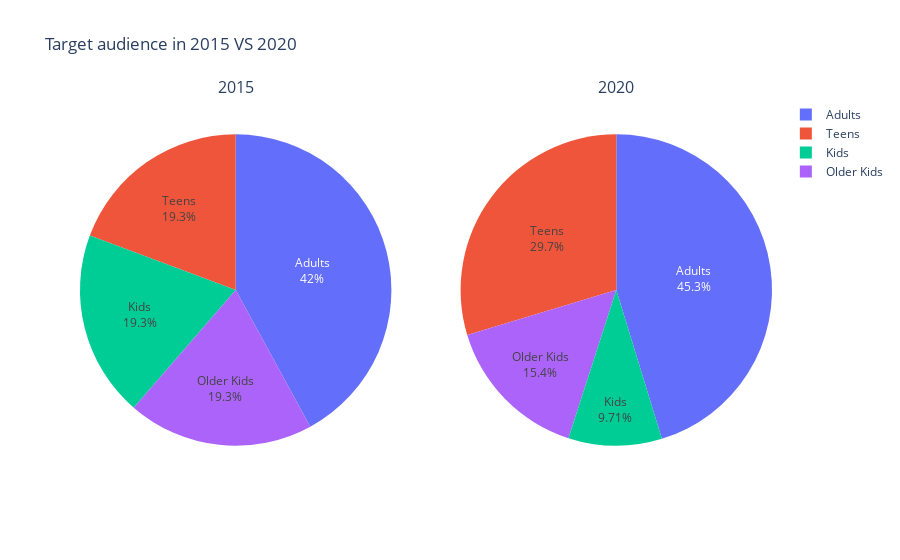

The notebook cell this image was saved under:
### Code cell
fig=make_subplots(rows=1,cols=2,specs=[[{"type": "pie"}, {"type": "pie"}]],subplot_titles=['2015','2020'])
fig.add_trace(go.Pie(labels=grp_2015['Target_age'], values=grp_2015['counts'],name="Target audience 2015"), 1, 1)
fig.add_trace(go.Pie(labels=grp_2020['Target_age'], values=grp_2020['counts'],name="Target audience 2020"), 1, 2)
fig.update_traces(textposition='inside', textinfo="label+percent")
fig.update_layout(title_text="Target audience in 2015 VS 2020")

### Figure 1 — Plotly figure (JSON) as saved in the notebook; plotly's stock layout.template omitted (floating-point values rounded to 4 significant figures)
{"data": [{"domain": {"x": [0, 0.45], "y": [0, 1]}, "labels": ["Adults", "Teens", "Kids", "Older Kids"], "name": "Target audience 2015", "textinfo": "label+percent", "textposition": "inside", "type": "pie", "values": [37, 17, 17, 17]}, {"domain": {"x": [0.55, 1], "y": [0, 1]}, "labels": ["Kids", "Older Kids", "Teens", "Adults"], "name": "Target audience 2020", "textinfo": "label+percent", "textposition": "inside", "type": "pie", "values": [196, 310, 599, 914]}], "layout": {"annotations": [{"font": {"size": 16}, "showarrow": false, "text": "2015", "x": 0.225, "xanchor": "center", "xref": "paper", "y": 1, "yanchor": "bottom", "yref": "paper"}, {"font": {"size": 16}, "showarrow": false, "text": "2020", "x": 0.775, "xanchor": "center", "xref": "paper", "y": 1, "yanchor": "bottom", "yref": "paper"}], "title": {"text": "Target audience in 2015 VS 2020"}}}
